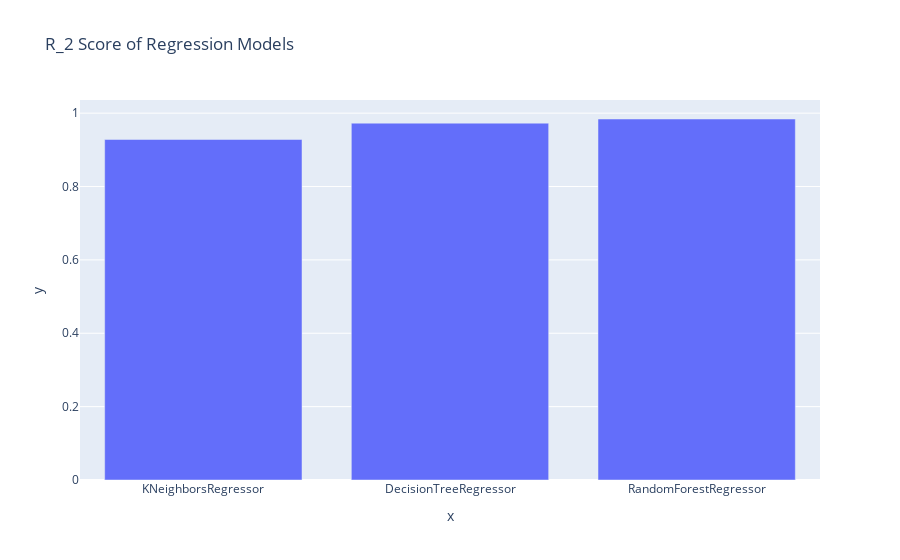

The cell this chart's notebook holds for it:
### Markdown cell above
### Best Model

### Code cell
import plotly.express as px

models = [ 'KNeighborsRegressor','DecisionTreeRegressor', 'RandomForestRegressor']
score = [r2_knn,r2_dt, rf_r2]

fig=px.bar(x=models, y=score,title='R_2 Score of Regression Models')
fig.show()

print("FINDING BEST FIT MODEL FOR EVALUATION BASED ON R_2 SCORE\n")
max_score = max(score)  # Initialize max_score with the maximum value in the score list
max_model = ""

for model, score_value in zip(models, score):
    print(model, score_value)
    if score_value == max_score:
        max_model = model

print(f"\nModel: {max_model} contain Maximum R2_Score: {max_score} ")

### Figure 1 — Plotly figure (JSON) as saved in the notebook; plotly's stock layout.template omitted (floating-point values rounded to 4 significant figures)
{"data": [{"alignmentgroup": "True", "hovertemplate": "x=%{x}<br>y=%{y}<extra></extra>", "legendgroup": "", "marker": {"color": "#636efa", "pattern": {"shape": ""}}, "name": "", "offsetgroup": "", "orientation": "v", "showlegend": false, "textposition": "auto", "type": "bar", "x": ["KNeighborsRegressor", "DecisionTreeRegressor", "RandomForestRegressor"], "xaxis": "x", "y": [0.9282, 0.9727, 0.984], "yaxis": "y"}], "layout": {"barmode": "relative", "legend": {"tracegroupgap": 0}, "title": {"text": "R_2 Score of Regression Models"}, "xaxis": {"anchor": "y", "domain": [0, 1], "title": {"text": "x"}}, "yaxis": {"anchor": "x", "domain": [0, 1], "title": {"text": "y"}}}}
